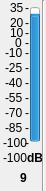
    <widget class="QWidget" name="widget_9" native="true">
     <property name="geometry">
      <rect>
       <x>320</x>
       <y>40</y>
       <width>46</width>
       <height>191</height>
      </rect>
     </property>
     <widget class="QProgressBar" name="progressBar_51">
      <property name="geometry">
       <rect>
        <x>30</x>
        <y>7</y>
        <width>10</width>
        <height>135</height>
       </rect>
      </property>
      <property name="contextMenuPolicy">
       <enum>Qt::DefaultContextMenu</enum>
      </property>
      <property name="toolTip">
       <string>Local Input 1 Meter</string>
      </property>
      <property name="statusTip">
       <string/>
      </property>
      <property name="whatsThis">
       <string/>
      </property>
      <property name="autoFillBackground">
       <bool>false</bool>
      </property>
      <property name="minimum">
       <number>-100</number>
      </property>
      <property name="maximum">
       <number>35</number>
      </property>
      <property name="value">
       <number>24</number>
      </property>
      <property name="textVisible">
       <bool>true</bool>
      </property>
      <property name="orientation">
       <enum>Qt::Vertical</enum>
      </property>
      <property name="invertedAppearance">
       <bool>false</bool>
      </property>
      <property name="format">
       <string>%p%</string>
      </property>
     </widget>
     <widget class="QLabel" name="m0_51">
      <property name="geometry">
       <rect>
        <x>25</x>
        <y>0</y>
        <width>16</width>
        <height>16</height>
       </rect>
      </property>
      <property name="text">
       <string>-</string>
      </property>
     </widget>
     <widget class="QLabel" name="t35_51">
      <property name="geometry">
       <rect>
        <x>10</x>
        <y>0</y>
        <width>16</width>
        <height>16</height>
       </rect>
      </property>
      <property name="text">
       <string>35</string>
      </property>
     </widget>
     <widget class="QLabel" name="tn100_51">
      <property name="geometry">
       <rect>
        <x>3</x>
        <y>135</y>
        <width>31</width>
        <height>16</height>
       </rect>
      </property>
      <property name="text">
       <string>-100</string>
      </property>
     </widget>
     <widget class="QLabel" name="m15_51">
      <property name="geometry">
       <rect>
        <x>25</x>
        <y>15</y>
        <width>16</width>
        <height>16</height>
       </rect>
      </property>
      <property name="text">
       <string>-</string>
      </property>
     </widget>
     <widget class="QLabel" name="m25_51">
      <property name="geometry">
       <rect>
        <x>25</x>
        <y>25</y>
        <width>16</width>
        <height>16</height>
       </rect>
      </property>
      <property name="text">
       <string>-</string>
      </property>
     </widget>
     <widget class="QLabel" name="m90_51">
      <property name="geometry">
       <rect>
        <x>25</x>
        <y>90</y>
        <width>16</width>
        <height>16</height>
       </rect>
      </property>
      <property name="text">
       <string>-</string>
      </property>
     </widget>
     <widget class="QLabel" name="m105_51">
      <property name="geometry">
       <rect>
        <x>25</x>
        <y>105</y>
        <width>16</width>
        <height>16</height>
       </rect>
      </property>
      <property name="text">
       <string>-</string>
      </property>
     </widget>
     <widget class="QLabel" name="m120_51">
      <property name="geometry">
       <rect>
        <x>25</x>
        <y>120</y>
        <width>16</width>
        <height>16</height>
       </rect>
      </property>
      <property name="text">
       <string>-</string>
      </property>
     </widget>
     <widget class="QLabel" name="m135_51">
      <property name="geometry">
       <rect>
        <x>25</x>
        <y>135</y>
        <width>16</width>
        <height>16</height>
       </rect>
      </property>
      <property name="text">
       <string>-</string>
      </property>
     </widget>
     <widget class="QLabel" name="m45_51">
      <property name="geometry">
       <rect>
        <x>25</x>
        <y>45</y>
        <width>16</width>
        <height>16</height>
       </rect>
      </property>
      <property name="text">
       <string>-</string>
      </property>
     </widget>
     <widget class="QLabel" name="m60_51">
      <property name="geometry">
       <rect>
        <x>25</x>
        <y>60</y>
        <width>16</width>
        <height>16</height>
       </rect>
      </property>
      <property name="text">
       <string>-</string>
      </property>
     </widget>
     <widget class="QLabel" name="m75_51">
      <property name="geometry">
       <rect>
        <x>25</x>
        <y>75</y>
        <width>16</width>
        <height>16</height>
       </rect>
      </property>
      <property name="text">
       <string>-</string>
      </property>
     </widget>
     <widget class="QLabel" name="t20_51">
      <property name="geometry">
       <rect>
        <x>10</x>
        <y>15</y>
        <width>16</width>
        <height>16</height>
       </rect>
      </property>
      <property name="text">
       <string>20</string>
      </property>
     </widget>
     <widget class="QLabel" name="t5_51">
      <property name="geometry">
       <rect>
        <x>10</x>
        <y>25</y>
        <width>16</width>
        <height>16</height>
       </rect>
      </property>
      <property name="text">
       <string>10</string>
      </property>
     </widget>
     <widget class="QLabel" name="tn10_51">
      <property name="geometry">
       <rect>
        <x>5</x>
        <y>45</y>
        <width>21</width>
        <height>16</height>
       </rect>
      </property>
      <property name="text">
       <string>-10</string>
      </property>
     </widget>
     <widget class="QLabel" name="tn25_51">
      <property name="geometry">
       <rect>
        <x>5</x>
        <y>60</y>
        <width>21</width>
        <height>16</height>
       </rect>
      </property>
      <property name="text">
       <string>-25</string>
      </property>
     </widget>
     <widget class="QLabel" name="tn40_51">
      <property name="geometry">
       <rect>
        <x>5</x>
        <y>75</y>
        <width>21</width>
        <height>16</height>
       </rect>
      </property>
      <property name="text">
       <string>-40</string>
      </property>
     </widget>
     <widget class="QLabel" name="tn55_51">
      <property name="geometry">
       <rect>
        <x>5</x>
        <y>90</y>
        <width>21</width>
        <height>16</height>
       </rect>
      </property>
      <property name="text">
       <string>-55</string>
      </property>
     </widget>
     <widget class="QLabel" name="tn70_51">
      <property name="geometry">
       <rect>
        <x>5</x>
        <y>105</y>
        <width>21</width>
        <height>16</height>
       </rect>
      </property>
      <property name="text">
       <string>-70</string>
      </property>
     </widget>
     <widget class="QLabel" name="tn85_51">
      <property name="geometry">
       <rect>
        <x>5</x>
        <y>120</y>
        <width>21</width>
        <height>16</height>
       </rect>
      </property>
      <property name="text">
       <string>-85</string>
      </property>
     </widget>
     <widget class="QLabel" name="m35_51">
      <property name="geometry">
       <rect>
        <x>25</x>
        <y>35</y>
        <width>16</width>
        <height>16</height>
       </rect>
      </property>
      <property name="text">
       <string>-</string>
      </property>
     </widget>
     <widget class="QLabel" name="t0_51">
      <property name="geometry">
       <rect>
        <x>15</x>
        <y>35</y>
        <width>16</width>
        <height>16</height>
       </rect>
      </property>
      <property name="text">
       <string>0</string>
      </property>
     </widget>
     <widget class="QLabel" name="value_51">
      <property name="geometry">
       <rect>
        <x>3</x>
        <y>150</y>
        <width>31</width>
        <height>16</height>
       </rect>
      </property>
      <property name="autoFillBackground">
       <bool>false</bool>
      </property>
      <property name="frameShadow">
       <enum>QFrame::Plain</enum>
      </property>
      <property name="text">
       <string>-100</string>
      </property>
     </widget>
     <widget class="QLabel" name="dB_51">
      <property name="geometry">
       <rect>
        <x>27</x>
        <y>150</y>
        <width>16</width>
        <height>16</height>
       </rect>
      </property>
      <property name="font">
       <font>
        <weight>75</weight>
        <bold>true</bold>
       </font>
      </property>
      <property name="text">
       <string>dB</string>
      </property>
     </widget>
     <widget class="QLabel" name="number_51">
      <property name="geometry">
       <rect>
        <x>20</x>
        <y>170</y>
        <width>16</width>
        <height>16</height>
       </rect>
      </property>
      <property name="font">
       <font>
        <weight>75</weight>
        <bold>true</bold>
       </font>
      </property>
      <property name="text">
       <string>9</string>
      </property>
     </widget>
     <widget class="Line" name="line_51">
      <property name="geometry">
       <rect>
        <x>35</x>
        <y>0</y>
        <width>16</width>
        <height>191</height>
       </rect>
      </property>
      <property name="orientation">
       <enum>Qt::Vertical</enum>
      </property>
     </widget>
    </widget>
